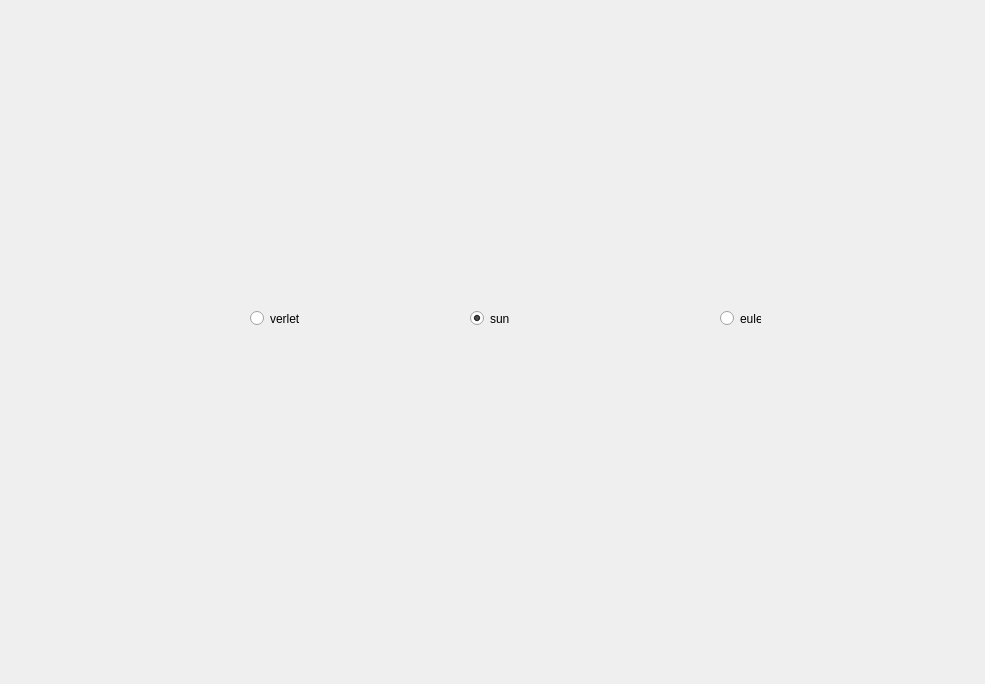
<?xml version="1.0" encoding="UTF-8"?>
<ui version="4.0">
 <class>Dialog</class>
 <widget class="QDialog" name="Dialog">
  <property name="geometry">
   <rect>
    <x>0</x>
    <y>0</y>
    <width>985</width>
    <height>684</height>
   </rect>
  </property>
  <property name="windowTitle">
   <string>Dialog</string>
  </property>
  <widget class="QRadioButton" name="sun">
   <property name="geometry">
    <rect>
     <x>470</x>
     <y>310</y>
     <width>51</width>
     <height>17</height>
    </rect>
   </property>
   <property name="text">
    <string>sun</string>
   </property>
   <property name="checkable">
    <bool>true</bool>
   </property>
   <property name="checked">
    <bool>true</bool>
   </property>
  </widget>
  <widget class="QRadioButton" name="verlet">
   <property name="geometry">
    <rect>
     <x>250</x>
     <y>310</y>
     <width>71</width>
     <height>17</height>
    </rect>
   </property>
   <property name="text">
    <string>verlet</string>
   </property>
   <property name="checked">
    <bool>false</bool>
   </property>
  </widget>
  <widget class="QRadioButton" name="euler">
   <property name="geometry">
    <rect>
     <x>720</x>
     <y>310</y>
     <width>41</width>
     <height>17</height>
    </rect>
   </property>
   <property name="text">
    <string>euler</string>
   </property>
  </widget>
 </widget>
 <layoutdefault spacing="6" margin="11"/>
 <resources/>
 <connections/>
</ui>
